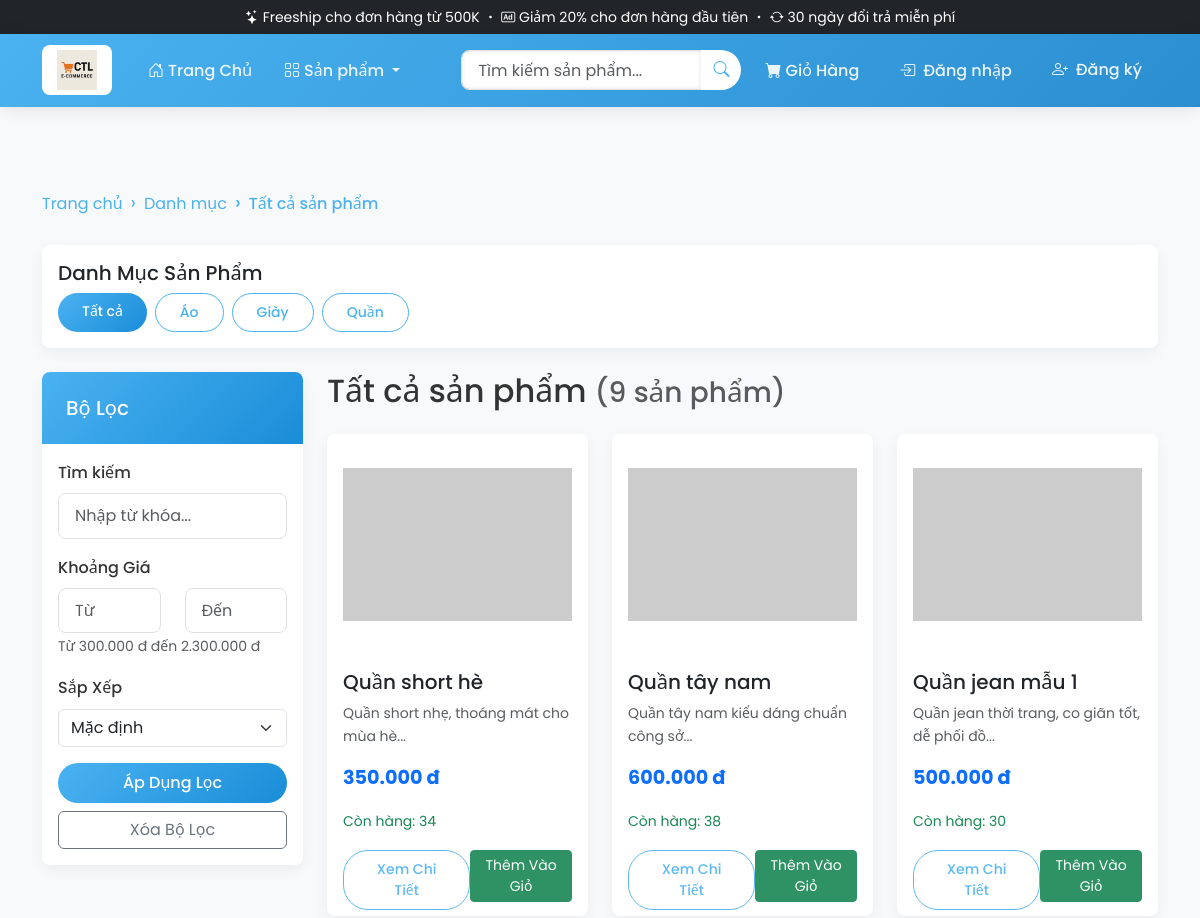
Before: /categories.php (upper part) with the older database file.
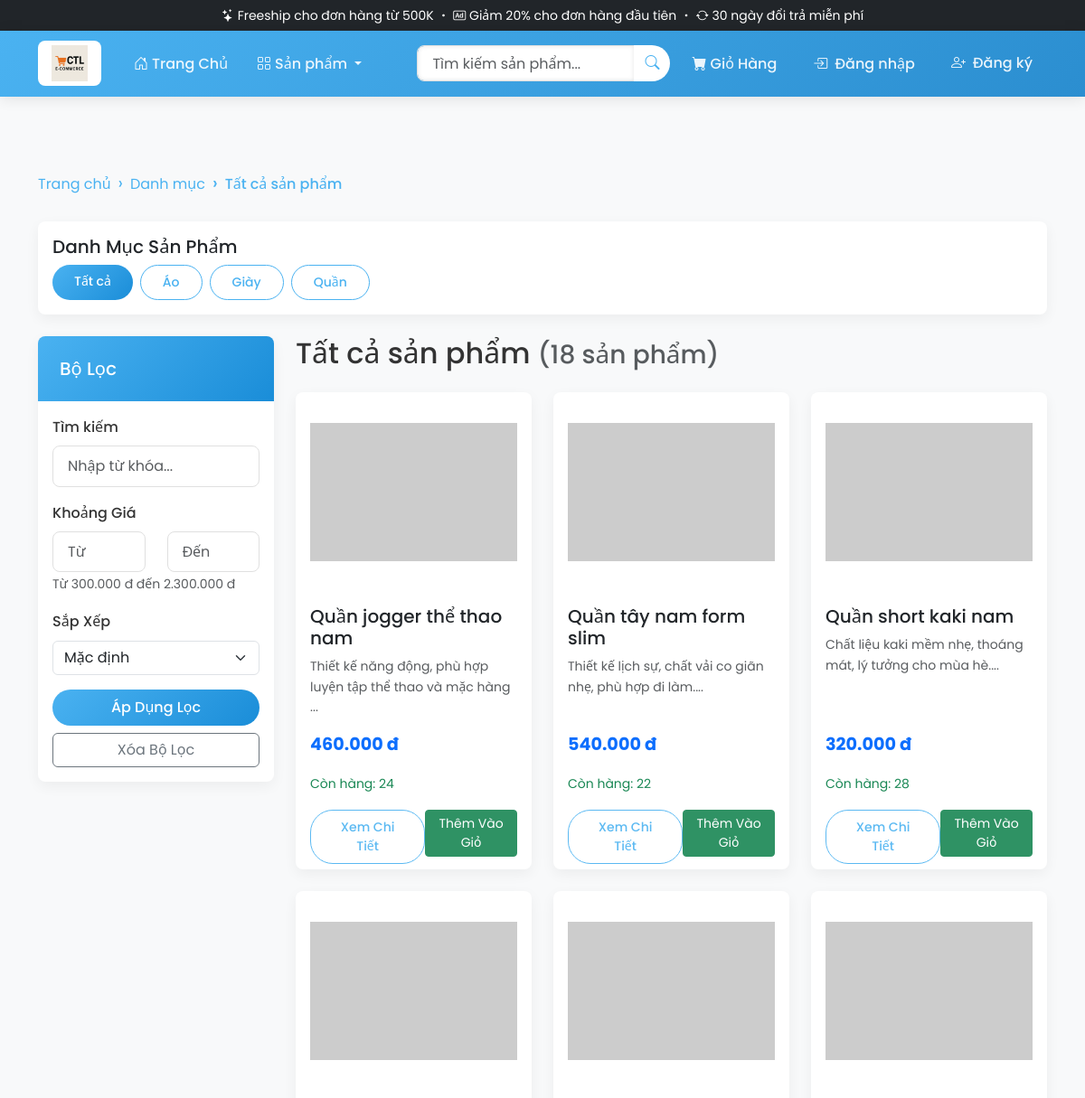
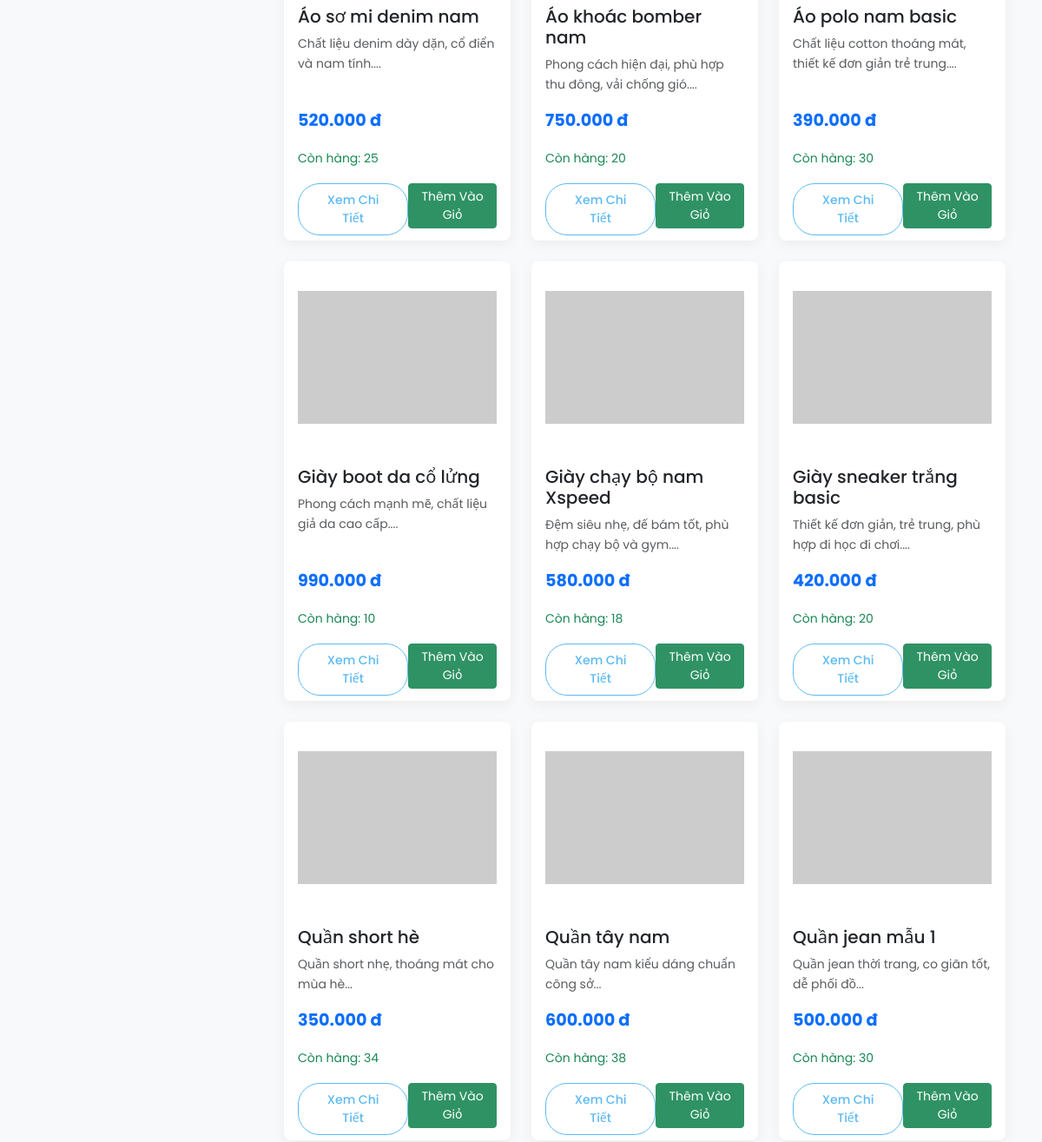
After: the same page with the newer database file (2 pictures, top to bottom).
### tables this page shows
CREATE TABLE `categories` (
  `id` int(11) NOT NULL,
  `name` varchar(50) NOT NULL,
  `description` text DEFAULT NULL
);

CREATE TABLE `products` (
  `id` int(11) NOT NULL,
  `name` varchar(100) NOT NULL,
  `description` text DEFAULT NULL,
  `price` decimal(10,2) NOT NULL,
  `image` varchar(255) DEFAULT NULL,
  `category` varchar(50) DEFAULT NULL,
  `stock` int(11) NOT NULL DEFAULT 0,
  `created_at` datetime DEFAULT current_timestamp(),
  `category_id` int(11) DEFAULT NULL
);

### includes/functions.php (called while the page is built, shortened)
<?php
function formatPrice($price) {
    return number_format($price, 0, ',', '.') . ' đ';
}
function isLoggedIn() {
    return isset($_SESSION['user_id']);
}
function getAllCategories($conn) {
    $sql = "SELECT * FROM categories ORDER BY name";
    $result = mysqli_query($conn, $sql);
    $categories = [];
    if (mysqli_num_rows($result) > 0) {
        while ($row = mysqli_fetch_assoc($result)) {
            $categories[] = $row;
        }
    }
    return $categories;
}
function getProductsWithFilters($conn, $filters = array()) {
    $whereClause = "1=1";
    $joins = "";
    $orderBy = "p.id DESC";
    $sql = "SELECT DISTINCT p.* FROM products p $joins WHERE $whereClause ORDER BY $orderBy";
    $result = mysqli_query($conn, $sql);
    $products = [];
    if (mysqli_num_rows($result) > 0) {
        while ($row = mysqli_fetch_assoc($result)) {
            $products[] = $row;
        }
    }
    return $products;
}
function getPriceRange($conn, $categoryId = null) {
    $whereClause = "1=1";
    $sql = "SELECT MIN(price) as min_price, MAX(price) as max_price FROM products WHERE $whereClause";
    $result = mysqli_query($conn, $sql);
    if (mysqli_num_rows($result) > 0) {
        $row = mysqli_fetch_assoc($result);
        return [
            'min_price' => $row['min_price'] ?? 0,
            'max_price' => $row['max_price'] ?? 0
        ];
    }
    return ['min_price' => 0, 'max_price' => 0];
}
function countProductsWithFilters($conn, $filters = array()) {
    $whereClause = "1=1";
    $joins = "";
    $sql = "SELECT COUNT(DISTINCT p.id) as total FROM products p $joins WHERE $whereClause";
    $result = mysqli_query($conn, $sql);
    if (mysqli_num_rows($result) > 0) {
        $row = mysqli_fetch_assoc($result);
        return intval($row['total']);
    }
    return 0;
}
?>

### categories.php (the view, shortened to what this page needs)
<?php
require_once "includes/config.php";
require_once "includes/functions.php";
include "includes/header.php";
$categoryId = isset($_GET['category']) && is_numeric($_GET['category']) ? (int)$_GET['category'] : null;
$currentCategory = null;
$categories = getAllCategories($conn);
$query = isset($_GET['q']) ? trim($_GET['q']) : '';
$priceMin = isset($_GET['price_min']) ? floatval($_GET['price_min']) : '';
$priceMax = isset($_GET['price_max']) ? floatval($_GET['price_max']) : '';
$filters = [];
$products = getProductsWithFilters($conn, $filters);
$totalProducts = countProductsWithFilters($conn, $filters);
$priceRange = getPriceRange($conn, $categoryId);
?>
<div class="container my-4">
    <nav aria-label="breadcrumb">
        <ol class="breadcrumb">
            <li class="breadcrumb-item"><a href="index.php">Trang chủ</a></li>
            <li class="breadcrumb-item"><a href="categories.php">Danh mục</a></li>
            <?php if ($currentCategory): ?>
                <li class="breadcrumb-item active"><?php echo htmlspecialchars($currentCategory['name']); ?></li>
            <?php else: ?>
                <li class="breadcrumb-item active">Tất cả sản phẩm</li>
            <?php endif; ?>
        </ol>
    </nav>
    <div class="mb-4">
        <div class="row">
            <div class="col-12">
                <div class="card">
                    <div class="card-body">
                        <h5 class="card-title">Danh Mục Sản Phẩm</h5>
                        <div class="d-flex flex-wrap gap-2">
                            <a href="categories.php" class="btn <?php echo !$categoryId ? 'btn-primary' : 'btn-outline-primary'; ?> btn-sm">
                                Tất cả
                            </a>
                            <?php foreach ($categories as $cat): ?>
                                <a href="categories.php?category=<?php echo $cat['id']; ?>"
                                   class="btn <?php echo ($categoryId == $cat['id']) ? 'btn-primary' : 'btn-outline-primary'; ?> btn-sm">
                                    <?php echo htmlspecialchars($cat['name']); ?>
                                </a>
                            <?php endforeach; ?>
                        </div>
                    </div>
                </div>
            </div>
        </div>
    </div>
    <div class="row">
        <div class="col-md-3">
            <div class="card">
                <div class="card-header">
                    <h5 class="mb-0">Bộ Lọc</h5>
                </div>
                <div class="card-body">
                    <form method="GET" action="categories.php" id="filterForm">
                        <div class="mb-3">
                            <label class="form-label">Tìm kiếm</label>
                            <input type="text" name="q" class="form-control"
                                   placeholder="Nhập từ khóa..." value="<?php echo htmlspecialchars($query); ?>">
                        </div>
                        <div class="mb-3">
                            <label class="form-label">Khoảng Giá</label>
                            <div class="row">
                                <div class="col-6">
                                    <input type="number" class="form-control form-control-sm" name="price_min"
                                           value="<?php echo $priceMin; ?>" placeholder="Từ"
                                           min="<?php echo $priceRange['min_price']; ?>"
                                           max="<?php echo $priceRange['max_price']; ?>">
                                </div>
                                <div class="col-6">
                                    <input type="number" class="form-control form-control-sm" name="price_max"
                                           value="<?php echo $priceMax; ?>" placeholder="Đến"
                                           min="<?php echo $priceRange['min_price']; ?>"
                                           max="<?php echo $priceRange['max_price']; ?>">
                                </div>
                            </div>
                            <small class="text-muted">
                                Từ <?php echo formatPrice($priceRange['min_price']); ?>
                                đến <?php echo formatPrice($priceRange['max_price']); ?>
                            </small>
                        </div>
                        <div class="mb-3">
                            <label for="sort" class="form-label">Sắp Xếp</label>
                            <select class="form-select" name="sort" id="sort">
                                <option value="">Mặc định</option>
                            </select>
                        </div>
                        <div class="d-grid gap-2">
                            <button type="submit" class="btn btn-primary">Áp Dụng Lọc</button>
                            <a href="categories.php<?php echo $categoryId ? '?category='.$categoryId : ''; ?>"
                               class="btn btn-outline-secondary">Xóa Bộ Lọc</a>
                        </div>
                    </form>
                </div>
            </div>
        </div>
        <div class="col-md-9">
            <div class="d-flex justify-content-between align-items-center mb-3">
                <h2>
                    <?php echo $currentCategory ? htmlspecialchars($currentCategory['name']) : 'Tất cả sản phẩm'; ?>
                    <small class="text-muted">(<?php echo $totalProducts; ?> sản phẩm)</small>
                </h2>
            </div>
            <div class="row">
                <?php if (count($products) > 0): ?>
                    <?php foreach ($products as $product): ?>
                    <div class="col-lg-4 col-md-6 mb-4">
                        <div class="card product-card h-100">
                            <img src="<?php echo $product['image']; ?>" class="card-img-top product-image"
                                 alt="<?php echo htmlspecialchars($product['name']); ?>"
                                 onerror="this.src='https://via.placeholder.com/300x200?text=No+Image'">
                            <div class="card-body d-flex flex-column">
                                <h5 class="card-title"><?php echo htmlspecialchars($product['name']); ?></h5>
                                <p class="card-text small text-muted flex-grow-1">
                                    <?php echo htmlspecialchars(substr($product['description'], 0, 80)); ?>...
                                </p>
                                <p class="product-price fw-bold text-primary"><?php echo formatPrice($product['price']); ?></p>
                                <?php if ($product['stock'] > 0): ?>
                                    <small class="text-success mb-2">Còn hàng: <?php echo $product['stock']; ?></small>
                                <?php else: ?>
                                    <small class="text-danger mb-2">Hết hàng</small>
                                <?php endif; ?>
                                <div class="d-flex justify-content-between mt-auto">
                                    <a href="product.php?id=<?php echo $product['id']; ?>"
                                       class="btn btn-sm btn-outline-primary">Xem Chi Tiết</a>
                                    <?php if ($product['stock'] > 0): ?>
                                    <form action="cart_actions.php" method="POST" class="d-inline">
                                        <button type="submit" class="btn btn-sm btn-success">Thêm Vào Giỏ</button>
                                    </form>
                                    <?php else: ?>
                                    <button class="btn btn-sm btn-secondary" disabled>Hết hàng</button>
                                    <?php endif; ?>
                                </div>
                            </div>
                        </div>
                    </div>
                    <?php endforeach; ?>
                <?php endif; ?>
            </div>
        </div>
    </div>
</div>
<?php include "includes/footer.php"; ?>

### includes/header.php (shortened to what this page needs)
<?php
if (isset($conn)) {
    $sql = "SELECT * FROM categories ORDER BY name";
    $result = mysqli_query($conn, $sql);
}
?>
<!DOCTYPE html>
<html lang="vi">
<head>
    <link href="https://cdn.jsdelivr.net/npm/bootstrap@5.3.0/dist/css/bootstrap.min.css" rel="stylesheet">
    <link href="https://cdn.jsdelivr.net/npm/bootstrap-icons@1.10.0/font/bootstrap-icons.css" rel="stylesheet">
    <link href="https://unpkg.com/aos@2.3.1/dist/aos.css" rel="stylesheet">
    <link rel="stylesheet" href="css/style.css">
</head>
<body>
    <div class="announcement-bar py-1 bg-dark text-white">
        <div class="container text-center">
            <small>
                <i class="bi bi-stars"></i> Freeship cho đơn hàng từ 500K
                <i class="bi bi-dot"></i>
                <i class="bi bi-badge-ad"></i> Giảm 20% cho đơn hàng đầu tiên
                <i class="bi bi-dot"></i>
                <i class="bi bi-arrow-repeat"></i> 30 ngày đổi trả miễn phí
            </small>
        </div>
    </div>
    <header>
        <nav class="navbar navbar-expand-lg navbar-dark">
            <div class="container position-relative">
                <a class="navbar-brand me-3" href="index.php" data-aos="fade-right" data-aos-duration="1000">
                    <img src="images/logo.png" alt="CTL Logo" height="60" class="header-logo">
                </a>
                <div class="collapse navbar-collapse" id="navbarNav">
                    <div class="navbar-nav me-auto">
                        <a class="nav-link" href="index.php"><i class="bi bi-house-door me-1"></i>Trang Chủ</a>
                        <li class="nav-item dropdown">
                            <a class="nav-link dropdown-toggle" href="#" id="categoriesDropdown" role="button"
                                data-bs-toggle="dropdown">
                                <i class="bi bi-grid me-1"></i>Sản phẩm
                            </a>
                        </li>
                    </div>
                    <form class="search-form ms-auto me-2" action="search.php" method="GET">
                        <div class="input-group">
                            <input class="form-control search-input" type="search" name="q" placeholder="Tìm kiếm sản phẩm...">
                            <button class="btn btn-outline-light" type="submit"><i class="bi bi-search"></i></button>
                        </div>
                    </form>
                    <ul class="navbar-nav">
                        <li class="nav-item me-2">
                            <a class="nav-link position-relative" href="cart.php" data-aos="fade-left" data-aos-duration="800">
                                <i class="bi bi-cart-fill"></i> Giỏ Hàng
                            </a>
                        </li>                        <?php if (isLoggedIn()): ?>
                            <li class="nav-item dropdown" data-aos="fade-left" data-aos-duration="900">
                                <a class="nav-link dropdown-toggle" href="#" id="navbarDropdown" role="button"
                                    data-bs-toggle="dropdown">
                                    <i class="bi bi-person-circle me-1"></i>
                                    <?php echo htmlspecialchars($_SESSION['full_name']); ?>
                                </a>
                                <ul class="dropdown-menu dropdown-menu-end">
                                    <div class="px-3 py-2 mb-2 text-center border-bottom">
                                        <span class="d-block text-primary fw-bold"><?php echo htmlspecialchars($_SESSION['full_name']); ?></span>
                                        <small class="text-muted"><?php echo htmlspecialchars($_SESSION['email'] ?? ''); ?></small>
                                    </div>
                                    <li><a class="dropdown-item" href="profile.php"><i class="bi bi-person me-2"></i>Thông tin cá nhân</a></li>
                                    <li><a class="dropdown-item" href="orders.php"><i class="bi bi-bag me-2"></i>Đơn hàng của tôi</a></li>
                                    <li>
                                        <hr class="dropdown-divider">
                                    </li>
                                    <li><a id="logout" class="dropdown-item text-danger" href="logout.php"><i class="bi bi-box-arrow-right me-2"></i>Đăng xuất</a></li>
                                </ul>
                            </li>
                        <?php else: ?>
                            <li class="nav-item" data-aos="fade-left" data-aos-duration="900">
                                <a class="nav-link" href="login.php">
                                    <i class="bi bi-box-arrow-in-right me-1"></i> Đăng nhập
                                </a>
                            </li>
                            <li class="nav-item" data-aos="fade-left" data-aos-duration="1000">
                                <a class="nav-link btn btn-sm btn-outline-light rounded-pill px-3 ms-2" href="register.php">
                                    <i class="bi bi-person-plus me-1"></i> Đăng ký
                                </a>
                            </li>
                        <?php endif; ?>
                    </ul>                </div>
            </div>
        </nav>
    </header>
    <main class="container py-4"></main>

### includes/footer.php (shortened to what this page needs)
</body>
</html>

Changed rows visible on the page:
added products: name "Quần jogger thể thao nam", description "Thiết kế năng động, phù hợp luyện tập thể thao và mặc hàng", price "460.000 đ", stock "24"
added products: name "Quần tây nam form slim", description "Thiết kế lịch sự, chất vải co giãn nhẹ, phù hợp đi làm.", price "540.000 đ", stock "22"
added products: name "Quần short kaki nam", description "Chất liệu kaki mềm nhẹ, thoáng mát, lý tưởng cho mùa hè.", price "320.000 đ", stock "28"
added products: name "Áo sơ mi denim nam", description "Chất liệu denim dày dặn, cổ điển và nam tính.", price "520.000 đ", stock "25"
added products: name "Áo khoác bomber nam", description "Phong cách hiện đại, phù hợp thu đông, vải chống gió.", price "750.000 đ", stock "20"
added products: name "Áo polo nam basic", description "Chất liệu cotton thoáng mát, thiết kế đơn giản trẻ trung.", price "390.000 đ", stock "30"
added products: name "Giày boot da cổ lửng", description "Phong cách mạnh mẽ, chất liệu giả da cao cấp.", price "990.000 đ", stock "10"
added products: name "Giày chạy bộ nam Xspeed", description "Đệm siêu nhẹ, đế bám tốt, phù hợp chạy bộ và gym.", price "580.000 đ", stock "18"
added products: name "Giày sneaker trắng basic", description "Thiết kế đơn giản, trẻ trung, phù hợp đi học đi chơi.", price "420.000 đ", stock "20"
Other visible differences:
$totalProducts: "9" → "18"
